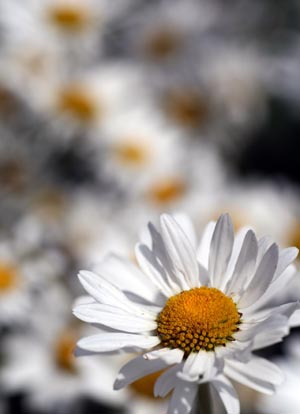
%> input picture Exercices/Código/Questão 1 - VC/flor.bmp, 300 x 414 px
$ octave --eval "AlgoritmoLocal;"   (GNU Octave 9; MATLAB toolbox functions it lacks are replaced by stand-ins)
%> lines starting %> are read from the running program, lines starting %| are printed output that depends on the picture
function AlgoritmoLocal()

%%%%%%%%%%%%%%%%%%%%%%%%%%%%%%%%%%%%%%%%%%%%%%%%
%%%%%%%% Visão Computacional %%%%%%%%%%%%%%%%%%%
%%%%%%%% Projeto 1 %%%%%%%%%%%%%%%%%%%%%%%%%%%%%
%%%%%%%% Aluno: Paulo Henrique Muniz Ferreira %%
%%%%%%%%%%%%%%%%%%%%%%%%%%%%%%%%%%%%%%%%%%%%%%%%
%%%%%%%% QUESTÂO 1 %%%%%%%%%%%%%%%%%%%%%%%%%%%%%

% Algoritmo de segmentação a partir do embaçamento

colorida = imread('flor','bmp'); % Abre a imagem
%> colorida is the input picture: size 414x300x3 uint8; mean R, G, B 152.2, 144.3, 139
cinza = rgb2gray(colorida);    % Converte para escala de cinza
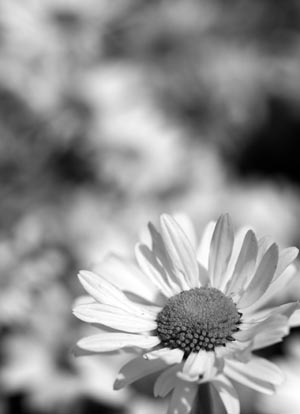
%> cinza: size 414x300 uint8; min 0, max 255, mean 146.1

imshow(cinza);                 % Mostra o resultado

% tamanho da janela é 17x17

linhas = floor(size(cinza,1)/17);
%> linhas = 24
colunas = floor(size(cinza,2)/17);
%> colunas = 17

% Matriz com os valores alfa local para cada janela
Alfa_locais = zeros(linhas,colunas);

for i = 1:linhas

    x = (i-1)*17 + 1;
    x2 = x + 16;

    for j = 1:colunas
        y = (j-1)*17 + 1;
        y2 = y + 16;
        [Quarter1] = cinza(x:x2, y:y2);

        %Calculando localmente o valor de alfa
        alfa_local = local_power_spretrum(Quarter1);
        Alfa_locais(i,j) =  alfa_local;
    end
end
%> `AlgoritmoLocal;`:
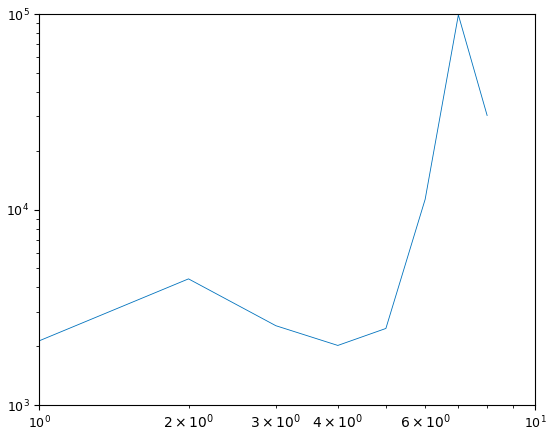
%> figure redrawn from the program's plot data


% Segmentação por limiar


% [28 lines left out: function local_power_spretrum, not called in this run]


% transformando para forma polar
% [25 lines left out: function transformacao_polar, not called in this run]
